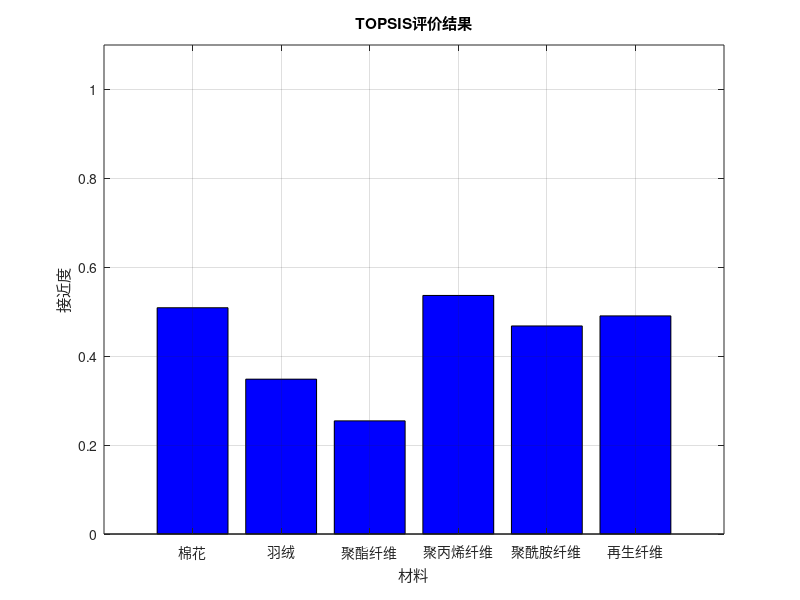

This chart was generated by the following MATLAB code:
clc; close all; clear all; warning off; % 清除变量
rand('seed', 100);
randn('seed', 100);
format long g;

% 材料和数据
materials = {'棉花', '羽绒', '聚酯纤维', '聚丙烯纤维', '聚酰胺纤维', '再生纤维'};
data = [
    0.045, 0.117, 0.04, 0.2, 0.3, 0.045;  % 热导率
    0.65, 0.25, 0.15, 0.25, 0.026, 0.55;  % 热阻值
    0.04, 0.025, 0.03, 0.2, 0.2, 0.04;    % 总热导传系数
    0.4, 1.125, 0.5, 0.4, 0.5, 0.6;       % CLO值
    0.15, 2, 1.8, 1.6, 0.4, 0.4;          % 纤维厚度 (cm)
    0.25, 0.1, 1.38, 0.9, 1.15, 1.5       % 纤维密度
];

% 转置数据矩阵
data = data';

% 属性的权重，可以根据实际情况调整
weights = [0.2, 0.3, 0.2, 0.1, 0.1, 0.1];

% 数据标准化
normalized_data = bsxfun(@rdivide, data, sqrt(sum(data.^2, 1)));

% 加权标准化数据
weighted_data = bsxfun(@times, normalized_data, weights);

% 确定正理想解和负理想解
ideal_solution = max(weighted_data, [], 1);
negative_ideal_solution = min(weighted_data, [], 1);

% 计算各方案到正理想解和负理想解的距离
distances_to_ideal = sqrt(sum(bsxfun(@minus, weighted_data, ideal_solution).^2, 2));
distances_to_negative_ideal = sqrt(sum(bsxfun(@minus, weighted_data, negative_ideal_solution).^2, 2));

% 计算各方案的接近度
closeness = distances_to_negative_ideal ./ (distances_to_ideal + distances_to_negative_ideal);

% 对接近度进行排序，得到方案的排序结果
[sorted_closeness, sorted_indices] = sort(closeness, 'descend');
disp('材料的排序结果为：');
disp(materials(sorted_indices));

% 数据可视化
figure;
bar(closeness, 'FaceColor', 'b');
title('TOPSIS评价结果');
xlabel('材料');
ylabel('接近度');
set(gca, 'xticklabel', materials);
ylim([0 1.1]);
grid on;
